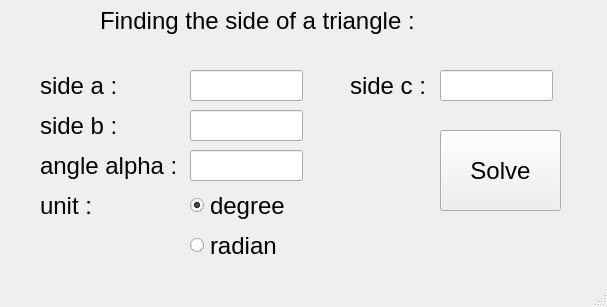
<?xml version="1.0" encoding="UTF-8"?>
<ui version="4.0">
 <class>MainWindow</class>
 <widget class="QMainWindow" name="MainWindow">
  <property name="geometry">
   <rect>
    <x>0</x>
    <y>0</y>
    <width>607</width>
    <height>307</height>
   </rect>
  </property>
  <property name="windowTitle">
   <string>MainWindow</string>
  </property>
  <widget class="QWidget" name="centralwidget">
   <widget class="QLabel" name="label">
    <property name="geometry">
     <rect>
      <x>100</x>
      <y>0</y>
      <width>331</width>
      <height>41</height>
     </rect>
    </property>
    <property name="font">
     <font>
      <pointsize>18</pointsize>
     </font>
    </property>
    <property name="text">
     <string>Finding the side of a triangle :</string>
    </property>
   </widget>
   <widget class="QLabel" name="label_2">
    <property name="geometry">
     <rect>
      <x>40</x>
      <y>70</y>
      <width>81</width>
      <height>31</height>
     </rect>
    </property>
    <property name="font">
     <font>
      <pointsize>18</pointsize>
     </font>
    </property>
    <property name="text">
     <string>side a :</string>
    </property>
   </widget>
   <widget class="QLineEdit" name="side_a">
    <property name="geometry">
     <rect>
      <x>190</x>
      <y>70</y>
      <width>113</width>
      <height>31</height>
     </rect>
    </property>
    <property name="font">
     <font>
      <pointsize>18</pointsize>
     </font>
    </property>
   </widget>
   <widget class="QLineEdit" name="side_b">
    <property name="geometry">
     <rect>
      <x>190</x>
      <y>110</y>
      <width>113</width>
      <height>31</height>
     </rect>
    </property>
    <property name="font">
     <font>
      <pointsize>18</pointsize>
     </font>
    </property>
   </widget>
   <widget class="QLabel" name="label_3">
    <property name="geometry">
     <rect>
      <x>40</x>
      <y>110</y>
      <width>81</width>
      <height>31</height>
     </rect>
    </property>
    <property name="font">
     <font>
      <pointsize>18</pointsize>
     </font>
    </property>
    <property name="text">
     <string>side b :</string>
    </property>
   </widget>
   <widget class="QLineEdit" name="angle_alpha">
    <property name="geometry">
     <rect>
      <x>190</x>
      <y>150</y>
      <width>113</width>
      <height>31</height>
     </rect>
    </property>
    <property name="font">
     <font>
      <pointsize>18</pointsize>
     </font>
    </property>
   </widget>
   <widget class="QLabel" name="label_4">
    <property name="geometry">
     <rect>
      <x>40</x>
      <y>150</y>
      <width>141</width>
      <height>31</height>
     </rect>
    </property>
    <property name="font">
     <font>
      <pointsize>18</pointsize>
     </font>
    </property>
    <property name="text">
     <string>angle alpha :</string>
    </property>
   </widget>
   <widget class="QRadioButton" name="degree_button">
    <property name="geometry">
     <rect>
      <x>190</x>
      <y>190</y>
      <width>112</width>
      <height>31</height>
     </rect>
    </property>
    <property name="font">
     <font>
      <pointsize>18</pointsize>
     </font>
    </property>
    <property name="text">
     <string>degree</string>
    </property>
    <property name="checked">
     <bool>true</bool>
    </property>
   </widget>
   <widget class="QRadioButton" name="radian_button">
    <property name="geometry">
     <rect>
      <x>190</x>
      <y>230</y>
      <width>112</width>
      <height>31</height>
     </rect>
    </property>
    <property name="font">
     <font>
      <pointsize>18</pointsize>
     </font>
    </property>
    <property name="text">
     <string>radian</string>
    </property>
   </widget>
   <widget class="QLabel" name="label_5">
    <property name="geometry">
     <rect>
      <x>40</x>
      <y>190</y>
      <width>71</width>
      <height>31</height>
     </rect>
    </property>
    <property name="font">
     <font>
      <pointsize>18</pointsize>
     </font>
    </property>
    <property name="text">
     <string>unit :</string>
    </property>
   </widget>
   <widget class="QPushButton" name="pushButton">
    <property name="geometry">
     <rect>
      <x>440</x>
      <y>130</y>
      <width>121</width>
      <height>81</height>
     </rect>
    </property>
    <property name="font">
     <font>
      <pointsize>18</pointsize>
     </font>
    </property>
    <property name="text">
     <string>Solve</string>
    </property>
   </widget>
   <widget class="QLabel" name="label_6">
    <property name="geometry">
     <rect>
      <x>350</x>
      <y>70</y>
      <width>81</width>
      <height>31</height>
     </rect>
    </property>
    <property name="font">
     <font>
      <pointsize>18</pointsize>
     </font>
    </property>
    <property name="text">
     <string>side c :</string>
    </property>
   </widget>
   <widget class="QLineEdit" name="result">
    <property name="geometry">
     <rect>
      <x>440</x>
      <y>70</y>
      <width>113</width>
      <height>31</height>
     </rect>
    </property>
    <property name="font">
     <font>
      <pointsize>18</pointsize>
     </font>
    </property>
   </widget>
  </widget>
  <widget class="QMenuBar" name="menubar">
   <property name="geometry">
    <rect>
     <x>0</x>
     <y>0</y>
     <width>607</width>
     <height>22</height>
    </rect>
   </property>
  </widget>
  <widget class="QStatusBar" name="statusbar"/>
 </widget>
 <resources/>
 <connections/>
</ui>
